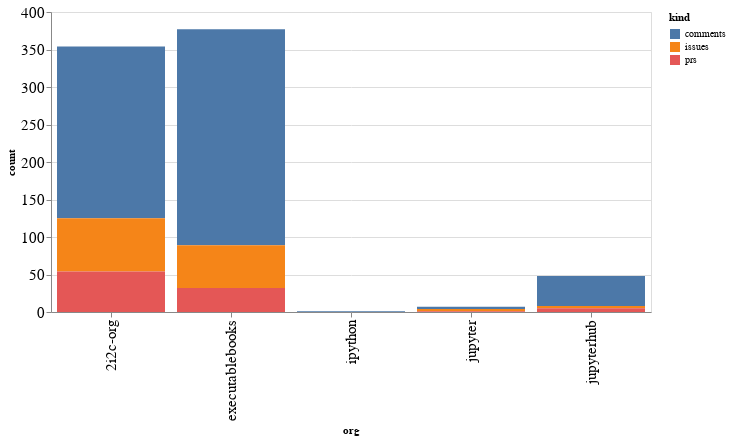

Notebook source saved alongside this figure:
### Code cell
alt.Chart(org_summaries, width=600).mark_bar().encode(
    x='org',
    y='count',
    color='kind',
    tooltip="org"
)

### Figure 1 — Vega-Lite specification as saved in the notebook (floating-point values rounded to 4 significant figures)
{"config": {"axisLeft": {"labelFontSize": 15}, "axisBottom": {"labelFontSize": 15}}, "data": {"name": "data-033365522d589d6509b6698e3c051e0f"}, "mark": "bar", "encoding": {"color": {"field": "kind", "type": "nominal"}, "tooltip": {"field": "org", "type": "nominal"}, "x": {"field": "org", "type": "nominal"}, "y": {"field": "count", "type": "quantitative"}}, "width": 600, "$schema": "https://vega.github.io/schema/vega-lite/v4.17.0.json", "datasets": {"data-033365522d589d6509b6698e3c051e0f": [{"org": "2i2c-org", "kind": "comments", "count": 229}, {"org": "2i2c-org", "kind": "issues", "count": 71}, {"org": "2i2c-org", "kind": "prs", "count": 54}, {"org": "executablebooks", "kind": "comments", "count": 288}, {"org": "executablebooks", "kind": "issues", "count": 57}, {"org": "executablebooks", "kind": "prs", "count": 32}, {"org": "ipython", "kind": "comments", "count": 1}, {"org": "jupyter", "kind": "comments", "count": 3}, {"org": "jupyter", "kind": "issues", "count": 3}, {"org": "jupyter", "kind": "prs", "count": 1}, {"org": "jupyterhub", "kind": "comments", "count": 40}, {"org": "jupyterhub", "kind": "issues", "count": 3}, {"org": "jupyterhub", "kind": "prs", "count": 5}]}}
